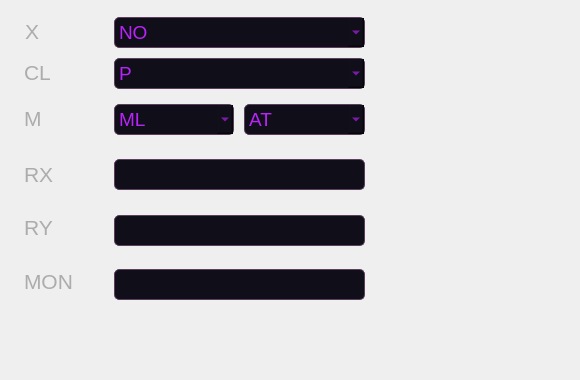
    <widget class="QWidget" name="page">
     <widget class="QWidget" name="widget" native="true">
      <property name="geometry">
       <rect>
        <x>0</x>
        <y>0</y>
        <width>571</width>
        <height>371</height>
       </rect>
      </property>
      <widget class="QLineEdit" name="spY">
       <property name="geometry">
        <rect>
         <x>114</x>
         <y>215</y>
         <width>251</width>
         <height>31</height>
        </rect>
       </property>
       <property name="font">
        <font>
         <pointsize>11</pointsize>
        </font>
       </property>
       <property name="styleSheet">
        <string notr="true">
QLineEdit {
    color: rgb(185, 35, 250);
	background-color: rgb(16, 14, 25);
	border-radius:5px;
	border: 1px solid rgb(94, 62, 94);
}
QLineEdit:focus {
    border: 1px solid rgb(255, 48, 245);
}</string>
       </property>
      </widget>
      <widget class="QLabel" name="label_3">
       <property name="geometry">
        <rect>
         <x>24</x>
         <y>62</y>
         <width>61</width>
         <height>21</height>
        </rect>
       </property>
       <property name="font">
        <font>
         <pointsize>16</pointsize>
        </font>
       </property>
       <property name="styleSheet">
        <string notr="true">
color: rgb(172, 172, 172);</string>
       </property>
       <property name="text">
        <string>CL</string>
       </property>
      </widget>
      <widget class="QLabel" name="label_6">
       <property name="geometry">
        <rect>
         <x>24</x>
         <y>149</y>
         <width>41</width>
         <height>51</height>
        </rect>
       </property>
       <property name="font">
        <font>
         <pointsize>16</pointsize>
        </font>
       </property>
       <property name="styleSheet">
        <string notr="true">
color: rgb(172, 172, 172);</string>
       </property>
       <property name="text">
        <string>RX</string>
       </property>
      </widget>
      <widget class="QLabel" name="label_2">
       <property name="geometry">
        <rect>
         <x>25</x>
         <y>16</y>
         <width>41</width>
         <height>31</height>
        </rect>
       </property>
       <property name="font">
        <font>
         <pointsize>16</pointsize>
        </font>
       </property>
       <property name="styleSheet">
        <string notr="true">
color: rgb(172, 172, 172);</string>
       </property>
       <property name="text">
        <string>X</string>
       </property>
      </widget>
      <widget class="QLineEdit" name="spX">
       <property name="geometry">
        <rect>
         <x>114</x>
         <y>159</y>
         <width>251</width>
         <height>31</height>
        </rect>
       </property>
       <property name="font">
        <font>
         <pointsize>11</pointsize>
        </font>
       </property>
       <property name="styleSheet">
        <string notr="true">
QLineEdit {
    color: rgb(185, 35, 250);
	background-color: rgb(16, 14, 25);
	border-radius:5px;
	border: 1px solid rgb(94, 62, 94);
}
QLineEdit:focus {
    border: 1px solid rgb(255, 48, 245);
}</string>
       </property>
       <property name="inputMask">
        <string/>
       </property>
      </widget>
      <widget class="QComboBox" name="cbMouse_2">
       <property name="geometry">
        <rect>
         <x>114</x>
         <y>17</y>
         <width>251</width>
         <height>31</height>
        </rect>
       </property>
       <property name="font">
        <font>
         <family>MS Shell Dlg 2</family>
         <pointsize>14</pointsize>
         <weight>50</weight>
         <italic>false</italic>
         <bold>false</bold>
        </font>
       </property>
       <property name="styleSheet">
        <string notr="true">

QComboBox {
    color: rgb(185, 35, 250);
	background-color: rgb(16, 14, 25);
	border-radius:5px;
	border: 1px solid rgb(94, 62, 94);
}
QComboBox:focus {
    border: 1px solid rgb(255, 48, 245);
}</string>
       </property>
       <property name="editable">
        <bool>false</bool>
       </property>
       <property name="frame">
        <bool>false</bool>
       </property>
       <item>
        <property name="text">
         <string>NO</string>
        </property>
       </item>
       <item>
        <property name="text">
         <string>ML</string>
        </property>
       </item>
       <item>
        <property name="text">
         <string>AT</string>
        </property>
       </item>
       <item>
        <property name="text">
         <string>CT</string>
        </property>
       </item>
       <item>
        <property name="text">
         <string>M1</string>
        </property>
       </item>
       <item>
        <property name="text">
         <string>M2</string>
        </property>
       </item>
       <item>
        <property name="text">
         <string>MR</string>
        </property>
       </item>
      </widget>
      <widget class="QLabel" name="label_7">
       <property name="geometry">
        <rect>
         <x>24</x>
         <y>266</y>
         <width>61</width>
         <height>31</height>
        </rect>
       </property>
       <property name="font">
        <font>
         <pointsize>16</pointsize>
        </font>
       </property>
       <property name="styleSheet">
        <string notr="true">
color: rgb(172, 172, 172);</string>
       </property>
       <property name="text">
        <string>MON</string>
       </property>
      </widget>
      <widget class="QLabel" name="label_5">
       <property name="geometry">
        <rect>
         <x>24</x>
         <y>207</y>
         <width>41</width>
         <height>41</height>
        </rect>
       </property>
       <property name="font">
        <font>
         <pointsize>16</pointsize>
        </font>
       </property>
       <property name="styleSheet">
        <string notr="true">
color: rgb(172, 172, 172);</string>
       </property>
       <property name="text">
        <string>RY</string>
       </property>
      </widget>
      <widget class="QLabel" name="label_4">
       <property name="geometry">
        <rect>
         <x>24</x>
         <y>93</y>
         <width>41</width>
         <height>51</height>
        </rect>
       </property>
       <property name="font">
        <font>
         <pointsize>16</pointsize>
        </font>
       </property>
       <property name="styleSheet">
        <string notr="true">
color: rgb(172, 172, 172);</string>
       </property>
       <property name="text">
        <string>M</string>
       </property>
      </widget>
      <widget class="QLineEdit" name="spMonitor">
       <property name="geometry">
        <rect>
         <x>114</x>
         <y>269</y>
         <width>251</width>
         <height>31</height>
        </rect>
       </property>
       <property name="font">
        <font>
         <pointsize>11</pointsize>
        </font>
       </property>
       <property name="styleSheet">
        <string notr="true">
QLineEdit {
    color: rgb(185, 35, 250);
	background-color: rgb(16, 14, 25);
	border-radius:5px;
	border: 1px solid rgb(94, 62, 94);
}
QLineEdit:focus {
    border: 1px solid rgb(255, 48, 245);
}</string>
       </property>
      </widget>
      <widget class="QComboBox" name="cboxColor1">
       <property name="geometry">
        <rect>
         <x>114</x>
         <y>58</y>
         <width>251</width>
         <height>31</height>
        </rect>
       </property>
       <property name="minimumSize">
        <size>
         <width>0</width>
         <height>25</height>
        </size>
       </property>
       <property name="font">
        <font>
         <family>MS Shell Dlg 2</family>
         <pointsize>14</pointsize>
         <weight>50</weight>
         <bold>false</bold>
        </font>
       </property>
       <property name="styleSheet">
        <string notr="true">

QComboBox {
    color: rgb(185, 35, 250);
	background-color: rgb(16, 14, 25);
	border-radius:5px;
	border: 1px solid rgb(94, 62, 94);
}
QComboBox:focus {
    border: 1px solid rgb(255, 48, 245);
}</string>
       </property>
       <property name="frame">
        <bool>false</bool>
       </property>
       <item>
        <property name="text">
         <string>P</string>
        </property>
       </item>
       <item>
        <property name="text">
         <string>Y</string>
        </property>
       </item>
       <item>
        <property name="text">
         <string>R</string>
        </property>
       </item>
      </widget>
      <widget class="QComboBox" name="cbMouse">
       <property name="geometry">
        <rect>
         <x>114</x>
         <y>104</y>
         <width>120</width>
         <height>31</height>
        </rect>
       </property>
       <property name="font">
        <font>
         <family>MS Shell Dlg 2</family>
         <pointsize>14</pointsize>
        </font>
       </property>
       <property name="styleSheet">
        <string notr="true">

QComboBox {
    color: rgb(185, 35, 250);
	background-color: rgb(16, 14, 25);
	border-radius:5px;
	border: 1px solid rgb(94, 62, 94);
}
QComboBox:focus {
    border: 1px solid rgb(255, 48, 245);
}</string>
       </property>
       <property name="frame">
        <bool>false</bool>
       </property>
       <item>
        <property name="text">
         <string>ML</string>
        </property>
       </item>
       <item>
        <property name="text">
         <string>NO</string>
        </property>
       </item>
       <item>
        <property name="text">
         <string>AT</string>
        </property>
       </item>
       <item>
        <property name="text">
         <string>CT</string>
        </property>
       </item>
       <item>
        <property name="text">
         <string>M1</string>
        </property>
       </item>
       <item>
        <property name="text">
         <string>M2</string>
        </property>
       </item>
       <item>
        <property name="text">
         <string>MR</string>
        </property>
       </item>
      </widget>
      <widget class="QComboBox" name="cbMouse_1">
       <property name="geometry">
        <rect>
         <x>244</x>
         <y>104</y>
         <width>121</width>
         <height>31</height>
        </rect>
       </property>
       <property name="font">
        <font>
         <family>MS Shell Dlg 2</family>
         <pointsize>14</pointsize>
        </font>
       </property>
       <property name="styleSheet">
        <string notr="true">

QComboBox {
    color: rgb(185, 35, 250);
	background-color: rgb(16, 14, 25);
	border-radius:5px;
	border: 1px solid rgb(94, 62, 94);
}
QComboBox:focus {
    border: 1px solid rgb(255, 48, 245);
}</string>
       </property>
       <property name="currentText">
        <string>AT</string>
       </property>
       <property name="frame">
        <bool>false</bool>
       </property>
       <item>
        <property name="text">
         <string>AT</string>
        </property>
       </item>
       <item>
        <property name="text">
         <string>NO</string>
        </property>
       </item>
       <item>
        <property name="text">
         <string>ML</string>
        </property>
       </item>
       <item>
        <property name="text">
         <string>CT</string>
        </property>
       </item>
       <item>
        <property name="text">
         <string>M1</string>
        </property>
       </item>
       <item>
        <property name="text">
         <string>M2</string>
        </property>
       </item>
       <item>
        <property name="text">
         <string>MR</string>
        </property>
       </item>
      </widget>
     </widget>
    </widget>
